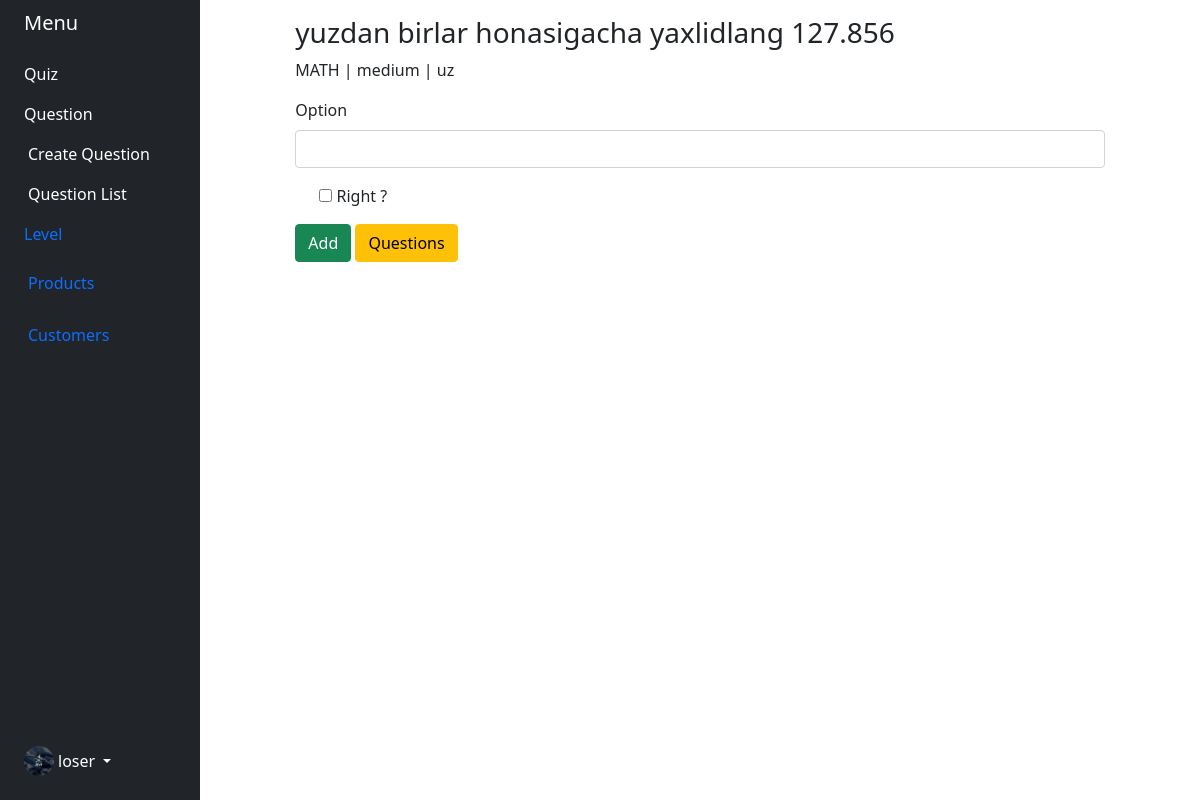
Screenshot of /admins/add_option/19 (signed in) with the database file from the repository.
### accounts_app/models.py (models this page shows)
class Employee(models.Model):
    user = models.OneToOneField(User, on_delete=models.CASCADE, primary_key=True)
    phone = models.CharField(max_length=15, null=False)
    profile_image = models.OneToOneField(Uploads, on_delete=models.CASCADE)
    language = models.CharField(max_length=10, choices=lang_choices())
    class Meta:
        db_table = 'auth_employee'

### files_app/models.py (models this page shows)
class Uploads(models.Model):
    original_name = models.CharField(max_length=300)
    content_type = models.CharField(max_length=100)
    new_name = models.CharField(max_length=100)
    path = models.CharField(max_length=500)
    code = models.CharField(max_length=70, unique=True)
    size = models.IntegerField()
    class Meta:
        db_table = 'uploads'

### quiz_app/models.py (models this page shows, shortened)
class Question(Auditable):
    question = models.CharField(max_length=300)
    category = models.CharField(max_length=100, choices=category_choices())
    level = models.CharField(max_length=100, choices=level_choices())
    lang = models.CharField(max_length=100, choices=lang_choices())
    valid = models.BooleanField(default=False)

### admins_app/views.py (the view, shortened to what this page needs)
# urls.py: path('add_option/<int:question_id>', CreateQuestionOptionView.as_view(), name='add_option'),
class CreateQuestionOptionView(TemplateView):
    template_name = 'option/add_option.html'
    def get(self, request, *args, **kwargs):
        form = CreateQuestionOptionForm()
        question = Question.objects.get(pk=int(kwargs['question_id']))
        options = QuestionOptions.objects.filter(question=question)
        return render(request, self.template_name, {'form': form, 'question': question, 'options': options})

### admins_app/forms.py
class CreateQuestionOptionForm(forms.Form):
    option = forms.CharField(label="Option", widget=forms.TextInput(attrs={'class': 'form-control'}))
    right = forms.ChoiceField(label="Right ?", widget=forms.CheckboxInput(), choices=[('yes', "Yes"), ('no', 'No')])

### admins_app/templates/option/add_option.html (shortened to what this page needs)
{% extends 'base.html' %}
{% load mytags %}
{% block content %}
    <div class="row">
        <div class="col-10 offset-1">
            <h3>{{ question.question }}</h3>
            <p>{{ question.category }} | {{ question.level }} | {{ question.lang }}</p>
            <form method="post">
                <div class="mb-3">
                    <label for="{{ form.option.id_for_label }}" class="form-label">{{ form.option.label }}</label>
                    {{ form.option }}
                </div>
                {% if not options %}
                    <div class="form-check mb-3">
                        {{ form.right }}
                        <label for="{{ form.right.id_for_label }}"
                               class="form-check-label">{{ form.right.label }}</label>
                    </div>
                {% endif %}
                <button class="btn btn-success">Add</button>
                <a class="btn btn-warning" href="{% url 'admins:question_list' %}"> Questions </a>
            </form>
        </div>
    </div>
{% endblock %}

### admins_app/templates/base.html (shortened to what this page needs)
<!DOCTYPE html>
<html lang="en">
{% load i18n %}
{% load mytags %}
{% load static %}
<head>
    <link rel="stylesheet" href="{% static 'css/main.css' %}">
    <link href="https://cdn.jsdelivr.net/npm/bootstrap@5.0.2/dist/css/bootstrap.min.css" rel="stylesheet"
>
</head>
<body style="overflow-x: hidden">
<div class="container-fluid">
    <div class="row flex-nowrap">
        <div class="col-auto col-md-3 col-xl-2 px-sm-2 px-0 bg-dark">
            <div class="d-flex flex-column align-items-center align-items-sm-start px-3 pt-2 text-white min-vh-100">
                <a href="/"
                   class="d-flex align-items-center pb-3 mb-md-0 me-md-auto text-white text-decoration-none">
                    <span class="fs-5 d-none d-sm-inline">Menu</span>
                </a>
                <ul class="nav nav-pills flex-column mb-sm-auto mb-0 align-items-center align-items-sm-start"
                    id="menu">
                    <li class="nav-item">
                        <a href="{% url 'quiz:index' %}" class="text-white nav-link align-middle px-0">Quiz</a>
                    </li>
                    <li>
                        <a href="#submenu1" data-bs-toggle="collapse" class="text-white nav-link px-0 align-middle">
                            Question </a>
                        <ul class="collapse show nav flex-column ms-1" id="submenu1" data-bs-parent="#menu">
                            <li class="w-100">
                                <a href="{% url 'admins:create_question' %}" class="nav-link text-white px-0">
                                    Create Question
                                </a>
                            </li>
                            <li class="w-100">
                                <a href="{% url 'admins:question_list' %}" class="nav-link text-white px-0">
                                    Question List
                                </a>
                            </li>
                        </ul>
                    </li>
                    <li>
                        <a href="#submenu2" data-bs-toggle="collapse" class="nav-link px-0 align-middle ">
                            Level</a>
                    </li>
                    <li>
                        <a href="#submenu3" data-bs-toggle="collapse" class="nav-link px-0 align-middle">
                             <span class="ms-1 d-none d-sm-inline">Products</span> </a>
                    </li>
                    <li>
                        <a href="#" class="nav-link px-0 align-middle">
                             <span class="ms-1 d-none d-sm-inline">Customers</span>
                        </a>
                    </li>
                </ul>
                {% if user.is_authenticated %}
                    <div class="dropdown pb-4">
                        <a href="#" class="d-flex align-items-center text-white text-decoration-none dropdown-toggle"
                           id="dropdownUser1" data-bs-toggle="dropdown" aria-expanded="false">
                            <img src="{{ user.employee.profile_image.path }}" alt="hugenerd" width="30" height="30"
                                 class="rounded-circle">
                            <span class="d-none d-sm-inline mx-1">loser</span>
                        </a>
                    </div>
                {% endif %}
            </div>
        </div>
        <div class="col py-3">
            <main>
                {% block content %}
                {% endblock %}
            </main>
        </div>
    </div>
</div>
</body>
</html>

### rows the page displays
Question: question "yuzdan birlar honasigacha yaxlidlang 127.856", category "MATH", level "medium", lang "uz"
